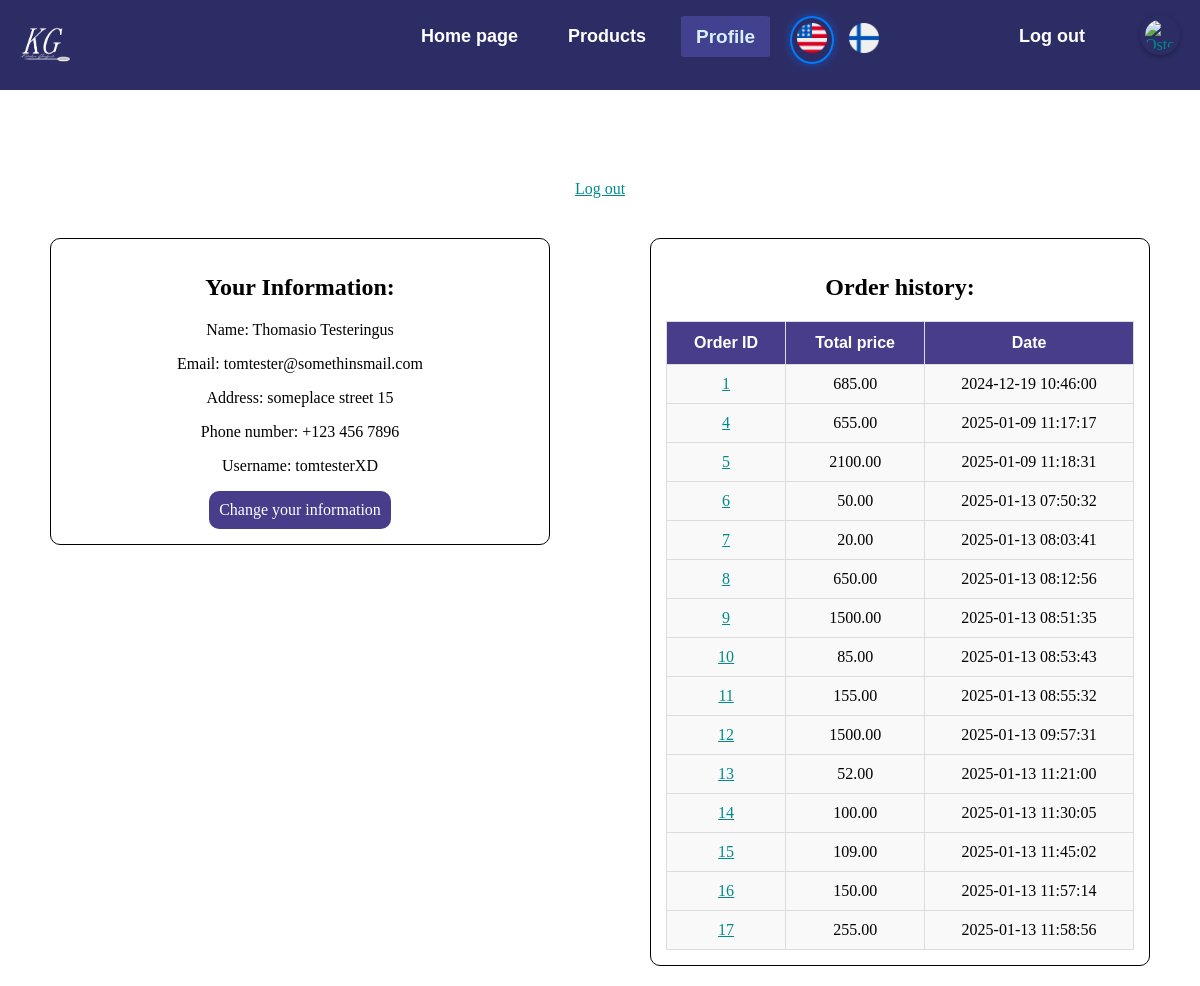
The page /index.php?page=profiili (signed in) on the database its author committed.
### tables this page shows
CREATE TABLE `members` (
  `member_id` int(11) NOT NULL,
  `firstname` varchar(50) NOT NULL,
  `lastname` varchar(50) NOT NULL,
  `email` varchar(50) NOT NULL,
  `address` varchar(50) NOT NULL,
  `phonenumber` varchar(20) NOT NULL,
  `username` varchar(50) NOT NULL,
  `password` varchar(100) NOT NULL,
  `language` varchar(2) NOT NULL DEFAULT 'fi'
);

CREATE TABLE `tilaukset` (
  `order_id` int(11) NOT NULL,
  `member_id` int(11) NOT NULL,
  `total_price` decimal(10,2) NOT NULL,
  `order_date` timestamp NOT NULL DEFAULT current_timestamp(),
  `Maksutapa` varchar(20) NOT NULL,
  `Toimitustapa` varchar(20) NOT NULL,
  `Maksutapa_en` varchar(20) NOT NULL,
  `Toimitustapa_en` varchar(20) NOT NULL
);

### profiili.php (the view, shortened to what this page needs)
<?php
$link = mysqli_connect(DB_HOST, DB_USER, DB_PASSWORD, DB_DATABASE);
$qry = "SELECT address, phonenumber FROM members WHERE member_id = ?";
$stmt = mysqli_prepare($link, $qry);
mysqli_stmt_bind_param($stmt, "i", $_SESSION['SESS_MEMBER_ID']);
mysqli_stmt_execute($stmt);
$result = mysqli_stmt_get_result($stmt);
$address = 'Ei tiedossa';
$phoneNumber = 'Ei tiedossa';
if ($result) {
    $userDetails = mysqli_fetch_assoc($result);
    $address = $userDetails['address'] ?? 'Ei tiedossa';
    $phoneNumber = $userDetails['phonenumber'] ?? 'Ei tiedossa';
}
$qry = "SELECT order_id, order_date, total_price FROM tilaukset WHERE member_id = ?";
$stmt = mysqli_prepare($link, $qry);
mysqli_stmt_bind_param($stmt, "i", $_SESSION['SESS_MEMBER_ID']);
mysqli_stmt_execute($stmt);
$result = mysqli_stmt_get_result($stmt);
$orderDetails = [];
if ($result) {
    while ($row = mysqli_fetch_assoc($result)) {
        $orderDetails[] = $row;
    }
}
?>
<div style="text-align: center;">
    <h1><?= $current_lang['Welcome']; ?> <?php echo htmlspecialchars($_SESSION['SESS_FIRST_NAME']);?></h1>
    <a href="index.php?page=logout"><?= $current_lang['logout']; ?></a>
    <div class="profile-content-container">
        <div class="profile-content-box2">
            <h2 style="color: black;"><?= $current_lang['YourInfo']; ?></h2>
            <p><?= $current_lang['FullName']; ?>: <?php echo htmlspecialchars($_SESSION['SESS_FIRST_NAME']);?> <?php echo htmlspecialchars($_SESSION['SESS_LAST_NAME']);?></p>
            <p><?= $current_lang['Email']; ?>: <?php echo htmlspecialchars($_SESSION['SESS_EMAIL']);?></p>
            <p><?= $current_lang['Address']; ?>: <?php echo htmlspecialchars($address); ?></p>
            <p><?= $current_lang['PhoneNmb']; ?>: <?php echo htmlspecialchars($phoneNumber); ?></p>
            <p><?= $current_lang['User']; ?>: <?php echo htmlspecialchars($_SESSION['SESS_LOGIN']);?></p>
            <a class="edit-btn" href="index.php?page=user-edit"><?= $current_lang['ChangeInfo']; ?></a>
        </div>
        <div class="profile-content-box">
            <h2 style="color: black;"><?= $current_lang['Orders']; ?>:</h2>
            <table class="orders-table" style="width: 100%; border-collapse: collapse; color: black;">
                <thead>
                    <tr>
                        <th><?= $current_lang['OrderID']; ?></th>
                        <th><?= $current_lang['Total']; ?></th>
                        <th><?= $current_lang['Date']; ?></th>
                    </tr>
                </thead>
                <tbody>
                    <?php if (!empty($orderDetails)): ?>
                        <?php foreach ($orderDetails as $order): ?>
                            <tr>
                                <td>
                                    <a href="index.php?page=profiili&order_id=<?php echo $order['order_id']; ?>">
                                        <?php echo htmlspecialchars($order['order_id']); ?>
                                    </a>
                                </td>
                                <td><?php echo htmlspecialchars($order['total_price']); ?></td>
                                <td><?php echo htmlspecialchars($order['order_date']); ?></td>
                            </tr>
                        <?php endforeach; ?>
                    <?php else: ?>
                        <tr>
                            <td colspan="4" style="text-align: center;"><?= $current_lang['NoOrders']; ?></td>
                        </tr>
                    <?php endif; ?>
                </tbody>
            </table>
        </div>
    </div>
</div>

### style.css (style rules this page uses)
body { background-image: url('https://live.staticflickr.com/8230/8410882716_2604e5af6b_b.jpg'); }
a { color: darkcyan; }
html, body { margin: 0; padding: 0; box-sizing: border-box; }
th, b { color:white; font-family: Arial, Helvetica, sans-serif; }
h1 { font-size: 3vw; color: white; font-family: 'Trebuchet MS', 'Lucida Sans Unicode', 'Lucida Grande', 'Lucida Sans', Arial, sans-serif; }
p, b { color: white; }
.edit-btn { background-color: darkslateblue; padding: 10px; text-decoration: none; color: white; border-radius: 10px; transition: transform 0.3s ease-in; display: inline-block; }
.profile-content-box { background-color: white; border-radius: 10px; padding: 15px; max-width: 500px; margin: 20px auto; box-sizing: border-box; }

### profiili.php (style rules this page uses)
.profile-content-container { display: flex; justify-content: space-between; margin-top: 20px; }
.profile-content-box { width: 48%; box-sizing: border-box; color: white; border: 1px solid black; }
.profile-content-box2 { width: 48%; height: fit-content; color: white; border: 1px solid black; background-color: white; border-radius: 10px; padding: 15px; max-width: 500px; margin: 20px auto; box-sizing: border-box; }
.orders-table { width: 100%; border-collapse: collapse; margin-top: 10px; font-size: 16px; text-align: left; }
.orders-table th { background-color: darkslateblue; color: white; padding: 12px 15px; border: 1px solid #ddd; }
.orders-table td { padding: 10px 15px; border: 1px solid #ddd; background-color: #f9f9f9; }
p { color: black; }
th, td { text-align: center; }

### rows shown on the page
members: address "someplace street 15", phonenumber "+123 456 7896"
tilaukset: order_id "1", total_price "685.00", order_date "2024-12-19 10:46:00"
tilaukset: order_id "4", total_price "655.00", order_date "2025-01-09 11:17:17"
tilaukset: order_id "5", total_price "2100.00", order_date "2025-01-09 11:18:31"
tilaukset: order_id "6", total_price "50.00", order_date "2025-01-13 07:50:32"
tilaukset: order_id "7", total_price "20.00", order_date "2025-01-13 08:03:41"
tilaukset: order_id "8", total_price "650.00", order_date "2025-01-13 08:12:56"
tilaukset: order_id "9", total_price "1500.00", order_date "2025-01-13 08:51:35"
tilaukset: order_id "10", total_price "85.00", order_date "2025-01-13 08:53:43"
tilaukset: order_id "11", total_price "155.00", order_date "2025-01-13 08:55:32"
tilaukset: order_id "12", total_price "1500.00", order_date "2025-01-13 09:57:31"
tilaukset: order_id "13", total_price "52.00", order_date "2025-01-13 11:21:00"
tilaukset: order_id "14", total_price "100.00", order_date "2025-01-13 11:30:05"
tilaukset: order_id "15", total_price "109.00", order_date "2025-01-13 11:45:02"
tilaukset: order_id "16", total_price "150.00", order_date "2025-01-13 11:57:14"
tilaukset: order_id "17", total_price "255.00", order_date "2025-01-13 11:58:56"

### other values the page prints
$current_lang['homepage'] "Home page"
$current_lang['products'] "Products"
$current_lang['profile'] "Profile"
$current_lang['logout'] "Log out"
$current_lang['YourInfo'] "Your Information:"
$current_lang['FullName'] "Name"
$_SESSION['SESS_FIRST_NAME'] "Thomasio"
$_SESSION['SESS_LAST_NAME'] "Testeringus"
$current_lang['Email'] "Email"
$_SESSION['SESS_EMAIL'] "tomtester@somethinsmail.com"
$current_lang['Address'] "Address"
$current_lang['PhoneNmb'] "Phone number"
$current_lang['User'] "Username"
$_SESSION['SESS_LOGIN'] "tomtesterXD"
$current_lang['ChangeInfo'] "Change your information"
